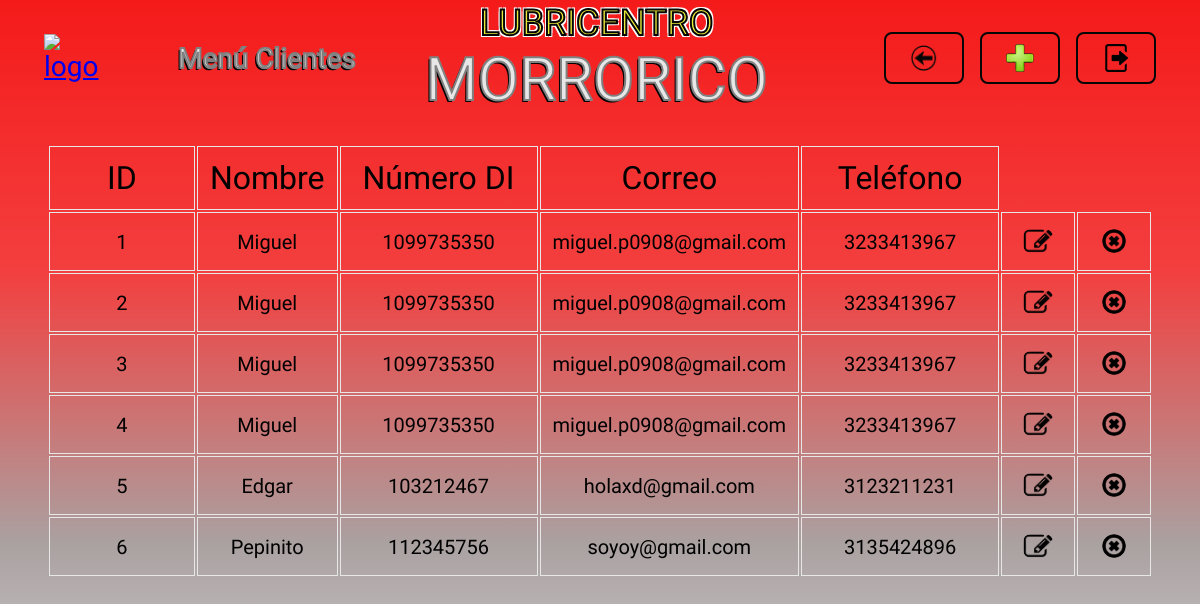
Page /clientes/ on the earlier database version.
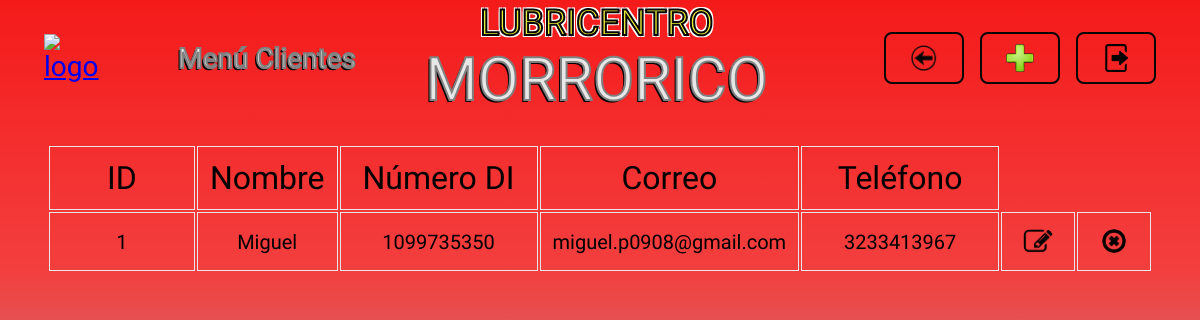
Same page on the later database version.
### clientes/models.py (models this page shows)
class Cliente(models.Model):
    nombre_cliente = models.CharField(max_length=50, null=False, blank=False)
    documento_identidad = models.CharField(max_length=20, null=False, blank=False)
    correo_electronico = models.EmailField(max_length=100, null=True, blank=True)
    telefono = models.CharField(max_length=15, null=True, blank=True)

### clientes/views.py (the view)
# urls.py: path('clientes/', include('clientes.urls')),
def clientes(request):
    clientes = Cliente.objects.all()
    return render(request, 'clientes.html', {
        "clientes": clientes
    })

### templates/clientes.html (shortened to what this page needs)
{% extends "layouts/base.html" %}
{% load static %}
{% block nombre_seccion %}
<p class="header__titulo letra_blanca">Menú Clientes</p>
{% endblock nombre_seccion %}
{% block boton_volver %}
<li>
    <a href="{% url "menu_opciones" %}" class="header__boton header__volver">
        <img src="{% static "images/logo_volver.png" %}" alt="volver" class="header__logo_boton">
    </a>
</li>
{% endblock boton_volver %}
{% block boton_registrar %}
<li>
    <a href="{% url "formulario_registrar_clientes" %}" class="header__boton header__registrar">
        <img src="{% static "images/logo_mas.png" %}" alt="registrar" class="header__logo_boton">
    </a>
</li>
{% endblock boton_registrar %}
{% block boton_cerrar_sesion %}
    {% include "layouts/partials/boton_cerrar_sesion.html" %}
{% endblock boton_cerrar_sesion %}
{% block cuerpo_seccion %}
<div class="contenedor tabla_registros">
    <table class="tabla_registros__tabla">
        <tr class="celdas_encabezado">
            <th class="celda tabla_registros__celda_id">ID</th>
            <th class="celda tabla_registros__celda_nombre">Nombre</th>
            <th class="celda tabla_registros__celda_numero_di">Número DI</th>
            <th class="celda tabla_registros__celda_correo">Correo</th>
            <th class="celda tabla_registros__celda_telefono">Teléfono</th>
        </tr>
        {% for cliente in clientes %}
        <tr class="celdas_datos">
            <td class="celda tabla_registros__celda_id">{{ cliente.id }}</td>
            <td class="celda tabla_registros__celda_nombre">{{ cliente.nombre_cliente }}</td>
            <td class="celda tabla_registros__celda_numero_di">{{ cliente.documento_identidad }}</td>
            <td class="celda tabla_registros__celda_correo">{{ cliente.correo_electronico }}</td>
            <td class="celda tabla_registros__celda_telefono">{{ cliente.telefono }}</td>
            <td class="celda tabla_registros__celda_editar"><a href="/editar_cliente/{{ cliente.id }}" class="tabla_registros__boton" ><img src="{% static "images/logo_editar.png" %}" alt="editar" class="tabla_registros__logo_boton tabla_registros__editar"></a></td>
            <td class="celda tabla_registros__celda_eliminar"><a href="#" data-urlBase= "eliminar_cliente/" data-id= "{{ cliente.id }}" class="tabla_registros__boton boton_eliminar"><img src="{% static "images/logo_eliminar.png" %}" alt="eliminar" class="tabla_registros__logo_boton tabla_registros__eliminar"></a></td>
        </tr>
        {% endfor %}
    </table>
</div>
{% endblock cuerpo_seccion %}

### templates/layouts/base.html (shortened to what this page needs)
{% load static %}
<!DOCTYPE html>
<html lang="en">
<head>
    <link rel="stylesheet" href="https://cdn.jsdelivr.net/npm/bootstrap-icons@1.11.3/font/bootstrap-icons.min.css">
    <link rel="stylesheet" href="{% static "styles.css" %}">
</head>
<body>
    {% block header %}
    <header>
        <div class="contenedor header">
            <div class="header__bloque_logo_y_seccion">
                {% include "layouts/partials/logo.html" %}
                {% block nombre_seccion %}{% endblock nombre_seccion %}
            </div>
                {% block titulo_en_encabezado %}
                {% include "layouts/partials/titulo.html" %}
                {% endblock titulo_en_encabezado %}
            <nav>
                <ul class="header__menu">
            {% block boton_volver %}{% endblock boton_volver %}
            {% block boton_registrar %}{% endblock boton_registrar %}
            {% block boton_cerrar_sesion %}{% endblock boton_cerrar_sesion %}
                </ul>
            </nav>
        </div>
    </header>
    {% endblock header %}
    <main>
        <section class="contenedor seccion_principal">
            {% block cuerpo_seccion %}{% endblock cuerpo_seccion %}
        </section>
    </main>
</body>
</html>

### templates/layouts/partials/logo.html
<a href="{% url "menu_opciones" %}">
    <img src="" alt="logo" class="header__logo">
</a>

### templates/layouts/partials/titulo.html
<div class="contenedor">
    <h1 class="titulo">
        <span class="titulo__texto_pequeño letra_amarilla">LUBRICENTRO</span>
        <span class="titulo__texto_grande letra_blanca">MORRORICO</span>
    </h1>
</div>

### templates/layouts/partials/boton_cerrar_sesion.html
{% load static %}
<li>
    <a href="{% url "ingreso" %}" class="header__boton header__cerrar_sesion">
        <img src="{% static "images/logo_cerrar_sesion.png" %}" alt="cerrar sesion" class="header__logo_boton">
    </a>
</li>

### static/styles.css (style rules this page uses)
:root { --amarillo: rgb(235, 235, 58); --blanco: rgb(231, 231, 231); --rojo: rgb(243, 63, 63); --gris: rgb(150, 150, 150); --negro: rgb(7, 6, 6); --rojo-gris: linear-gradient(to bottom, rgb(245, 26, 26), rgb(243, 63, 63), rgb(170, 161, 161), rgb(231, 231, 231)); --max-width: 1400px; --sombra-blanca: -2px -2px 0 white, 2px -2px 0 white, -2px 2px 0 white, 2px 2px 0 white; --header-heigth: 100px; }
* { font-family: "Lilita One", sans-serif; font-weight: 400; font-style: normal; }
body { background: var(--rojo-gris); background-repeat: no-repeat; height: 100vh; background-size: cover; }
.contenedor { max-width: var(--max-width); }
.titulo { display: flex; flex-direction: column; text-align: center; }
.titulo__texto_pequeño { font-size: 36px; }
.titulo__texto_grande { font-size: 60px; }
.letra_amarilla { color: var(--amarillo); -webkit-text-stroke: 2px var(--negro); text-shadow: -2px -2px 0 white, 2px -2px 0 white, -2px 2px 0 white, 2px 2px 0 white; }
.letra_blanca { color: var(--blanco); -webkit-text-stroke: 2px gray; text-shadow: -2px 2px 0 black; }
.header { display: flex; align-items: center; font-size: 28px; height: var(--header-heigth); justify-content: space-between; }
.header__bloque_logo_y_seccion { display: flex; align-items: center; margin-left: 36px; gap: 4rem; }
.header__titulo { width: 248px; }
.header__menu { list-style: none; display: flex; align-items: center; justify-content: flex-end; margin-right: 36px; gap: 1rem; width: 348px; }
.header__boton { display: flex; justify-content: center; align-items: center; height: 32px; font-size: 28px; padding: 8px 24px; border: 2px solid var(--negro); border-radius: 8px; text-decoration: none; }
.header__logo_boton { width: 28px; }
.seccion_principal { display: flex; flex-direction: column; align-items: center; height: calc(100vh - var(--header-heigth)); }
.tabla_registros__tabla { table-layout: fixed; margin-top: 36px; }
.celdas_encabezado { font-size: 32px; }
.tabla_registros__celda_id { width: 120px; }
.tabla_registros__celda_nombre, .tabla_registros__celda_correo { max-width: 240px; }
.tabla_registros__celda_numero_di, .tabla_registros__celda_telefono { width: 172px; }
.tabla_registros__celda_editar, .tabla_registros__celda_eliminar { width: 48px; }
.celda { white-space: nowrap; overflow-x: auto; border: 1px solid var(--blanco); padding: 12px; }
.celdas_datos { text-align: center; font-size: 20px; }
.tabla_registros__boton { display: inline-block; margin-top: 4px; }
.tabla_registros__logo_boton { display: block; width: 100%; margin: 0; padding: 0; height: 24px; border-radius: 8px; }
.tabla_registros__eliminar { border-radius: 16px; }

Differences in the rows shown:
removed Cliente: id "2", nombre_cliente "Miguel", documento_identidad "1099735350", correo_electronico "miguel.p0908@gmail.com", telefono "3233413967"
removed Cliente: id "3", nombre_cliente "Miguel", documento_identidad "1099735350", correo_electronico "miguel.p0908@gmail.com", telefono "3233413967"
removed Cliente: id "4", nombre_cliente "Miguel", documento_identidad "1099735350", correo_electronico "miguel.p0908@gmail.com", telefono "3233413967"
removed Cliente: id "5", nombre_cliente "Edgar", documento_identidad "103212467", correo_electronico "holaxd@gmail.com", telefono "3123211231"
removed Cliente: id "6", nombre_cliente "Pepinito", documento_identidad "112345756", correo_electronico "soyoy@gmail.com", telefono "3135424896"
